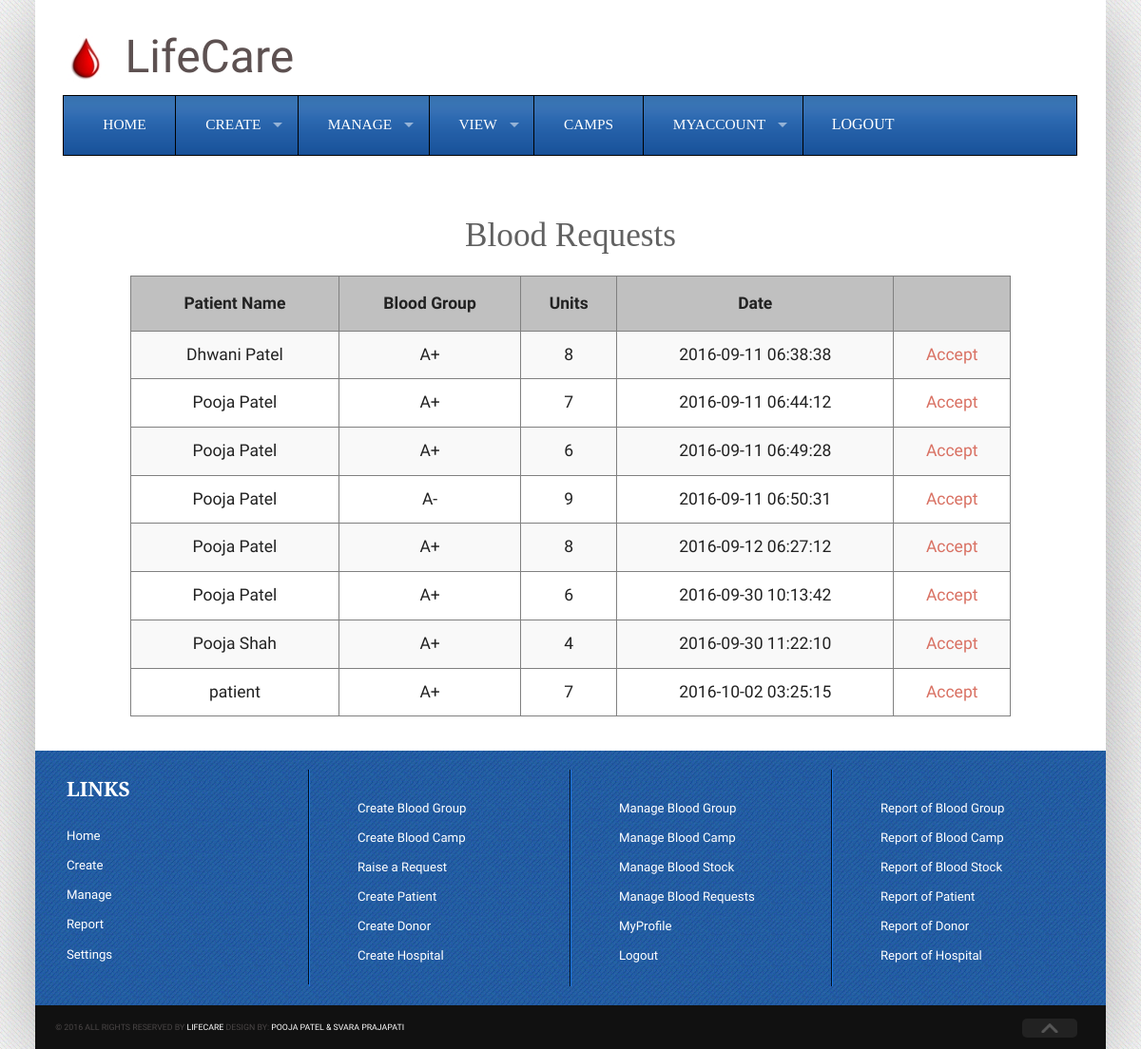
Screenshot of /Admin/mbloodrequest.php (signed in) with the database file from the repository.
### tables this page shows
CREATE TABLE `tblbloodreq` (
  `rid` int(11) NOT NULL,
  `bgid` int(11) DEFAULT NULL,
  `rpatientid` int(11) DEFAULT NULL,
  `units` int(11) DEFAULT NULL,
  `date` datetime DEFAULT NULL,
  `rstatus` bit(1) NOT NULL DEFAULT b'0'
);

CREATE TABLE `tblpatient` (
  `patientid` int(11) NOT NULL,
  `fullname` varchar(60) DEFAULT NULL,
  `username` varchar(30) DEFAULT NULL,
  `password` varchar(30) DEFAULT NULL,
  `bloodgrp` int(11) DEFAULT NULL,
  `email` varchar(40) DEFAULT NULL,
  `mobileno` decimal(10,0) DEFAULT NULL,
  `status` bit(1) DEFAULT NULL,
  `cityid` int(11) DEFAULT NULL
);

CREATE TABLE `tblbloodgroup` (
  `bgid` int(11) NOT NULL,
  `groupname` varchar(40) NOT NULL,
  `adminid` int(11) DEFAULT NULL,
  `cdate` datetime DEFAULT NULL
);

### Admin/mbloodrequest.php (the view, shortened to what this page needs)
<!DOCTYPE html>
<head>
<link rel="stylesheet" href="css/foundation.min.css">
<link rel="stylesheet" href="css/superfish.css">
<link rel="stylesheet" href="css/stylesheet.css">
<link rel="stylesheet" href="js/slider/flexslider.css">
<link rel="stylesheet" href="js/slider/flexcar.css">
</head>
<body>
<div class="wrapper">
  <div class="header">
    <div class="row">
      <div class="columns large-12  header-inner" style="height:100px"><br><image src="images/logo4.jpeg" style="margin:10px 15px 30px 0px"><font size="75px">LifeCare</font></div>
      <div class="columns large-12">
        <nav>
          <section>
            <ul class="sf-menu large-12">
              <li class="active"><a href="adminhome.php">Home</a></li>
              <li><a href="create.php">Create</a>
			  </li>
              <li><a href="manage.php">Manage</a>
			  </li>
              <li><a href="report.php">View</a>
			  </li>
			  <li class="active"><a href="camps.php">Camps</a></li>
               <li><a href="#">MyAccount</a>
			  </li>
			  <li><form method="POST" action="" name="formhome"><input type="submit" value="LOGOUT" name="btnlogout" id="btnlogout"/></form>
			  </li>
            </ul>
          </section>
        </nav>
      </div>
    </div>
	<br>
	<div>
	<br>
	<center><h3>Blood Requests</h3></center>
	</div>
	<div  style="min-height:500px;margin-left:100px;margin-right:100px">
	<center>
	  <?php
			echo "<table><tr><th style=\"padding:15px\">Patient Name</th><th>Blood Group</th><th>Units</th><th>Date</th><th></th></tr>";
			$sql="Select * from tblbloodreq,tblpatient,tblbloodgroup where tblbloodreq.rstatus=0 and tblpatient.patientid=tblbloodreq.rpatientid and tblbloodgroup.bgid=tblbloodreq.bgid";
			$con=mysqli_connect(@"localhost","root","","dblifecare");
			$result=mysqli_query($con,$sql);
			while($line=mysqli_fetch_array($result))
			{
				echo "<tr>";
				echo "<td style=\"padding:15px\">";
				echo $line['fullname'];
				echo "</td>";
				echo "<td>";
				echo $line['groupname'];
				echo "</td>";
				echo "<td>";
				echo $line['units'];
				echo "</td>";
				echo "<td>";
				echo $line['date'];
				echo "</td>";
				echo "<td>";
				$id=$line['rid'];
				echo "<a href=\"acceptreq.php?id=$id\">Accept</a>";
				echo "</td>";
				echo "</tr>";
			}
				echo "</table>";
		?>
	</center>
    </div>
    <footer class="footer">
      <div class="row">
        <div class="columns large-12 footer-inner">
          <div class="row">
            <div class="columns large-3 box">
              <div class="">
                <h2 class="footer-title">Links</h2>
                <ul>
                  <li><a href="adminhome.php">Home</a></li>
                  <li><a href="create.php">Create</a></li>
                  <li><a href="manage.php">Manage</a></li>
                  <li><a href="report.php">Report</a></li>
                  <li><a href="settings.php">Settings</a></li>
                </ul>
              </div>
            </div>
            <div class="columns large-3 box">
              <div>
                <h2 class="footer-title"></h2>
                <ul>
                  <li><a href="cbloodgroup.php">Create Blood Group</a></li>
                  <li><a href="cbloodcamp.php">Create Blood Camp</a></li>
                  <li><a href="crequest.php">Raise a Request</a></li>
                  <li><a href="cpatient.php">Create Patient</a></li>
                  <li><a href="cdonor.php">Create Donor</a></li>
                  <li><a href="chospital.php">Create Hospital</a></li>
                </ul>
              </div>
            </div>
			<div class="columns large-3 box">
              <div>
                <h2 class="footer-title"></h2>
                <ul>
                  <li><a href="mbloodgroup.php">Manage Blood Group</a></li>
                  <li><a href="mbloodcamp.php">Manage Blood Camp</a></li>
                  <li><a href="mbloodstock.php">Manage Blood Stock</a></li>
                  <li><a href="mbloodrequest.php">Manage Blood Requests</a></li>
				  <li><a href="myprofile.php">MyProfile</a></li>
				  <li><a href="home.php">Logout</a></li>
                </ul>
              </div>
            </div>
            <div class="columns large-3 box">
              <div>
                <h2 class="footer-title"></h2>
				<ul>
				  <li><a href="rbloodgroup.php">Report of Blood Group</a></li>
                  <li><a href="rbloodcamp.php">Report of Blood Camp</a></li>
                  <li><a href="rbloodstock.php">Report of Blood Stock</a></li>
                  <li><a href="rpatient.php">Report of Patient</a></li>
                  <li><a href="rdonor.php">Report of Donor</a></li>
                  <li><a href="rhospital.php">Report of Hospital</a></li>
				</ul>
              </div>
            </div>
          </div>
        </div>
      </div>
    </footer>
    <div class="credit-row">
      <div class="row">
        <div class="columns large-11 credit">&copy; 2016 All rights reserved by <a href="#">LifeCare</a> Design by: <a href="#">POOJA PATEL & SVARA PRAJAPATI</a></div>
        <div class="columns large-1"><img src="images/toparrow.png" alt="" class="scrollToTop"></div>
      </div>
    </div>
  </div>
</div>
</body>
</html>

### Admin/css/superfish.css (style rules this page uses)
.sf-menu, .sf-menu * { margin: 0; padding: 0; list-style: none; }
.sf-menu li { position: relative; }
.sf-menu > li { float: left; }
.sf-menu a { display: block; position: relative; }
.sf-menu { float: left; margin-bottom: 1em; }
.sf-menu a { border-left: 1px solid #fff; border-top: 1px solid #dFeEFF; border-top: 1px solid rgba(255,255,255,.5); padding: .75em 1em; text-decoration: none; zoom: 1; }
.sf-menu a { color: #13a; }
.sf-menu li { background: #BDD2FF; white-space: nowrap; *white-space: normal; -webkit-transition: background .2s; transition: background .2s; }
.sf-arrows .sf-with-ul { padding-right: 2.5em; *padding-right: 1em; }
.sf-arrows .sf-with-ul:after { content: ''; position: absolute; top: 50%; right: 1em; margin-top: -3px; height: 0; width: 0; border: 5px solid transparent; border-top-color: #dFeEFF; border-top-color: rgba(255,255,255,.5); }

### Admin/css/stylesheet.css (style rules this page uses)
.row { width: 100%; }
body { font-size: 1.1em; line-height: 1.5em; color: #5d5151; font-family:'Droid Sans', serif; background-color: #f6f6f6; background-image: url('../images/bg.png'); }
h1,h2,h3,h4,h5,h6 { color:rgb(97, 97, 97); font-family: 'Droid Serif', serif; font-size: 2.0em; font-weight: normal; }
a { color: #d97163; }
.wrapper { background: #fff; max-width:64em; margin: auto; box-shadow: 0 10px 80px rgba(0,0,0,.3); -webkit-box-shadow: 0 10px 80px rgba(0,0,0,.3); -moz-box-shadow: 0 10px 80px rgba(0,0,0,.3); -o-box-shadow: 0 10px 80px rgba(0,0,0,.3); }
.sf-menu { margin-bottom: 0; background:#007ebf url('../images/menubg.png') repeat-x top; padding-left: 10px; padding-right: 10px; border:1px solid #000; }
.sf-menu li { background: url('../images/menubg.png'); border-right: 1px solid #000; }
.sf-menu li:last-child { border: 0; }
.sf-menu a { color: #fff; border:none; font-family: 'Droid Serif',serif; text-transform: uppercase; font-size: .875em; font-weight: normal; padding-top:1.2em; padding-bottom: 1.2em; padding-left: 2em; padding-right: 2em; }
footer.footer { background:url('../images/footerbg.png'); padding: 20px 0 20px 0; color: #c5c5c5; }
h2.footer-title { color: #fff; padding-bottom: 20px; font-size: 1.6em; font-weight: bold; text-transform: uppercase; margin-bottom: 0; }
.footer-inner { font-size: .75em; color: #fff; }
.footer-inner .box { border-right:1px solid #011021; border-left:1px solid #1a78e7; padding-left: 50px; padding-right: 50px; }
.footer-inner .box:first-child { padding-left: 20px; border-left: 0; }
.footer-inner .box:last-child { border-right: 0; padding-right: 20px; }
footer ul li { display: block; padding: 5px 0; }
.footer ul li a { color: #fff; }
footer ul li:last-child { border-bottom: 0; }
footer ul li a { color: #222; font-weight: normal; }
.credit-row { background: #111; padding: 10px 0; }
.credit { font-size: .5em; color: #4a4646; text-transform: uppercase; }
.credit a { color: #fff; }
img.scrollToTop { padding:5px 20px; background: #222; border-radius: 5px; cursor: pointer; }

### Admin/mbloodrequest.php (style rules this page uses)
#btnlogout { background:#007ebf url('../images/menubg.png') repeat-x top; font-family: 'Droid Serif',serif;text-transform: uppercase; font-size:0.875em; font-weight: normal; border: none; color:white; padding: 21px 30px; text-align: center; text-decoration: none; display: inline-block; font-size: 16px;"/> }
th, td { border:0.5px solid gray; text-align:center; font-size:20px; }
table { border:0.5px solid gray; border-collapse:collapse; font-size:20px; width:100%; }
th { background-color: silver; }

### rows the page displays
tblbloodreq: rpatientid.fullname "Dhwani Patel", bgid.groupname "A+", units "8", date "2016-09-11 06:38:38"
tblbloodreq: rpatientid.fullname "Pooja Patel", bgid.groupname "A+", units "7", date "2016-09-11 06:44:12"
tblbloodreq: rpatientid.fullname "Pooja Patel", bgid.groupname "A+", units "6", date "2016-09-11 06:49:28"
tblbloodreq: rpatientid.fullname "Pooja Patel", bgid.groupname "A-", units "9", date "2016-09-11 06:50:31"
tblbloodreq: rpatientid.fullname "Pooja Patel", bgid.groupname "A+", units "8", date "2016-09-12 06:27:12"
tblbloodreq: rpatientid.fullname "Pooja Patel", bgid.groupname "A+", units "6", date "2016-09-30 10:13:42"
tblbloodreq: rpatientid.fullname "Pooja Shah", bgid.groupname "A+", units "4", date "2016-09-30 11:22:10"
tblbloodreq: rpatientid.fullname "patient", bgid.groupname "A+", units "7", date "2016-10-02 03:25:15"
